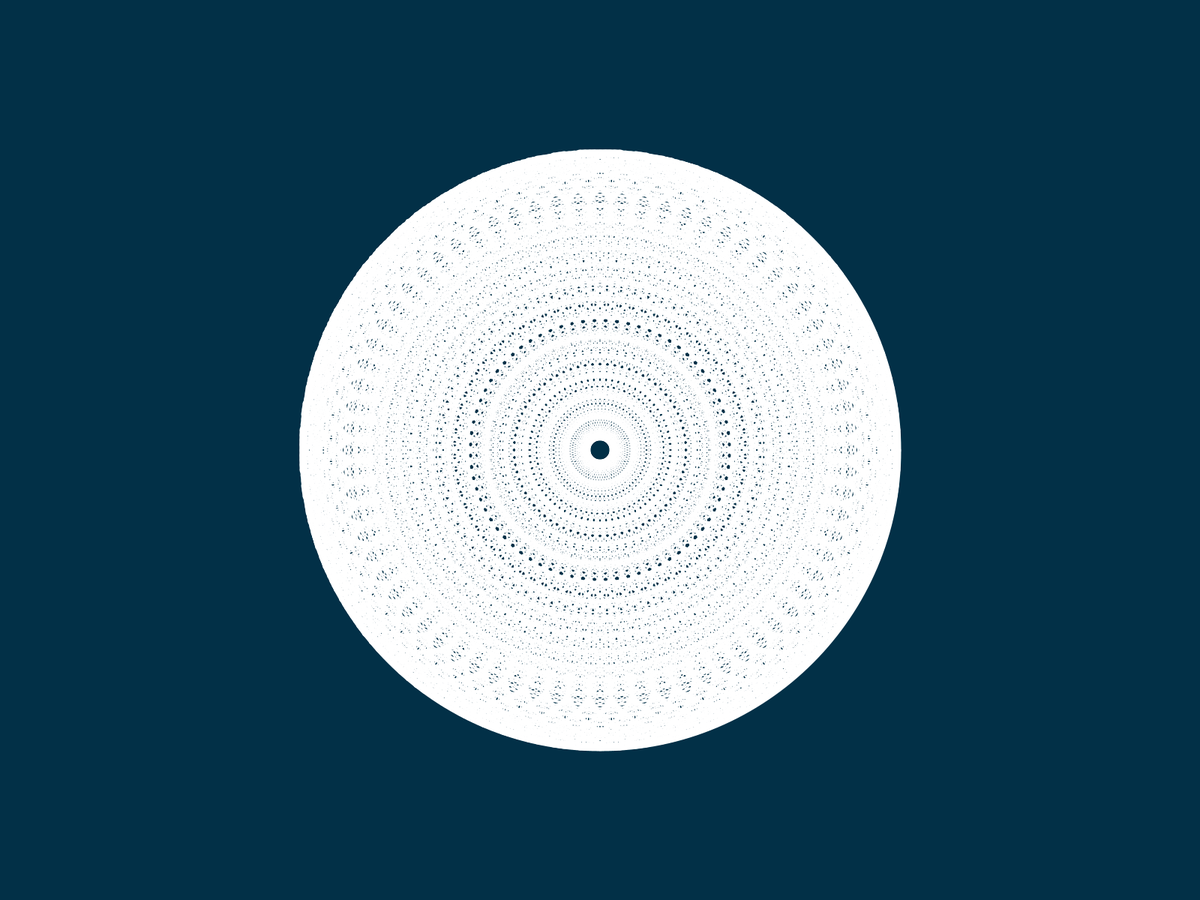
Frame 1 (no input)
Frame 60 (the mouse pressed at the canvas centre just before this capture): identical to frame 1, image omitted
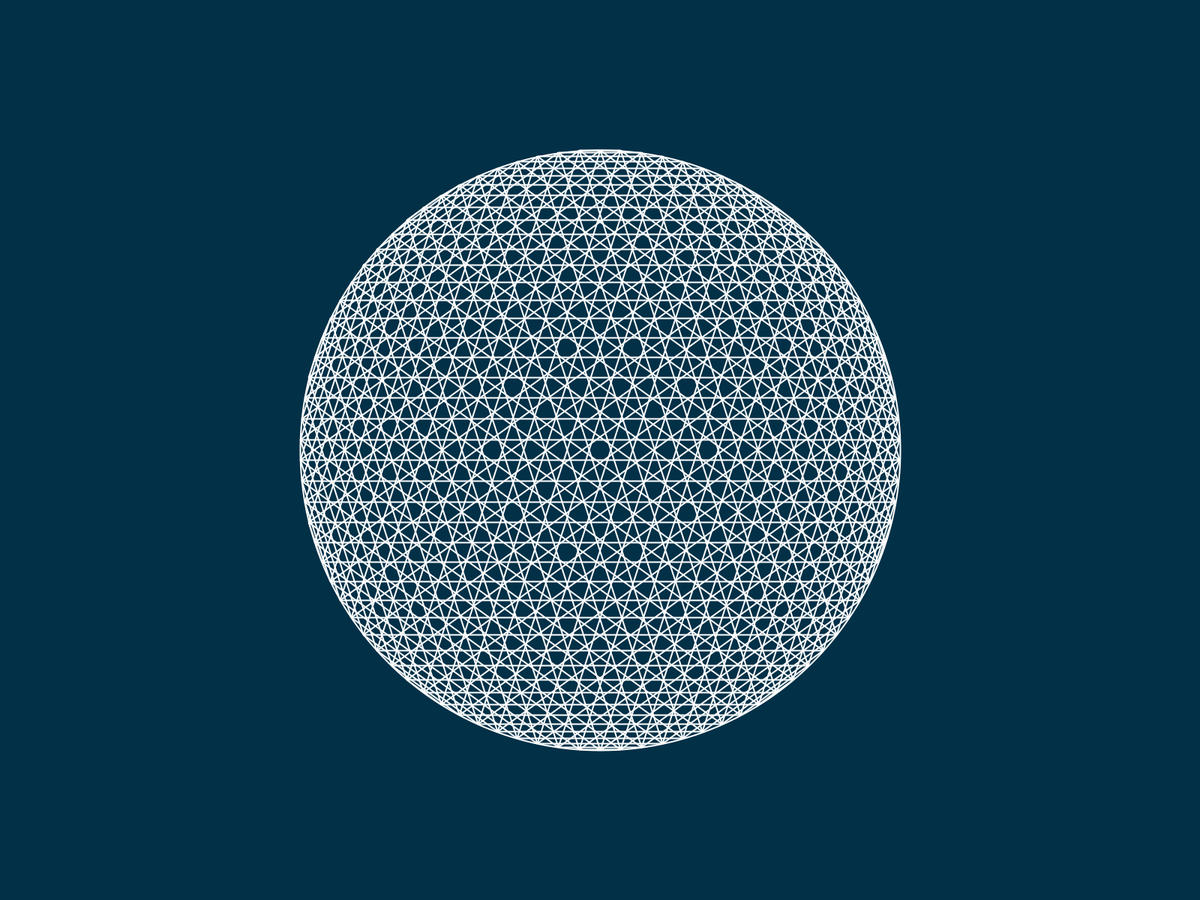
Frame 120 (the mouse held since frame 60 and released just before this capture)

The Processing sketch that drew these frames (run headless with seeded random() and noise(); from frame 60 on, the mouse is pressed at the canvas centre):

// Processing sketch: lineOfSymmetry
// ── lineOfSymmetry.pde
float dia = 400;
float selector;
// float angle; // for rotation

void setup(){
  fullScreen();
  stroke(255);
  strokeWeight(2);
  strokeCap(CORNER);
  //surface.setLocation(987,70);
}

void draw(){
  background(#023047);
  translate(width/2,height/2);
  //rotate(-angle);  // if we want a rotation of the design
  selector = map(mouseX, 0, width/2, 5, 36);
  for(int a = 0; a<360;a+=selector){
    pushMatrix();
    rotate(radians(a));
  for(int r= 0; r<180; r+=8){
  line(dia*sin(radians(r)),dia*cos(radians(r)),dia*sin(radians(-r)),dia*cos(radians(-r)));
  }
  popMatrix();
  }

  //angle +=TWO_PI/120; // for rotation effect

  noFill();
  ellipse(0,0,dia*2,dia*2);
  keepMe();
}

void keepMe(){
  if(mousePressed){
    println("saved");
    String name = "./data/linesOfSymmetry_"+str(int(selector))+".png";
    save(name);
  }
}
